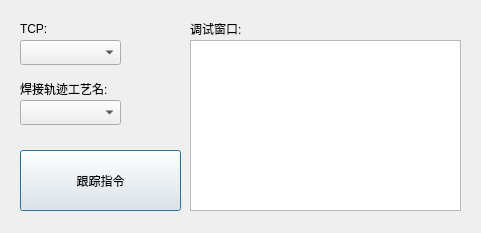
<?xml version="1.0" encoding="UTF-8"?>
<ui version="4.0">
 <class>keytracingDlg</class>
 <widget class="QDialog" name="keytracingDlg">
  <property name="geometry">
   <rect>
    <x>0</x>
    <y>0</y>
    <width>481</width>
    <height>233</height>
   </rect>
  </property>
  <property name="windowTitle">
   <string>Dialog</string>
  </property>
  <widget class="QComboBox" name="tracingtcpcombo">
   <property name="geometry">
    <rect>
     <x>20</x>
     <y>40</y>
     <width>101</width>
     <height>25</height>
    </rect>
   </property>
  </widget>
  <widget class="QLabel" name="label_2">
   <property name="geometry">
    <rect>
     <x>20</x>
     <y>20</y>
     <width>31</width>
     <height>17</height>
    </rect>
   </property>
   <property name="text">
    <string>TCP:</string>
   </property>
  </widget>
  <widget class="QComboBox" name="tracingfilenamecombo">
   <property name="geometry">
    <rect>
     <x>20</x>
     <y>100</y>
     <width>101</width>
     <height>25</height>
    </rect>
   </property>
  </widget>
  <widget class="QPushButton" name="pushButton">
   <property name="geometry">
    <rect>
     <x>20</x>
     <y>150</y>
     <width>161</width>
     <height>61</height>
    </rect>
   </property>
   <property name="text">
    <string>跟踪指令</string>
   </property>
  </widget>
  <widget class="QLabel" name="label_3">
   <property name="geometry">
    <rect>
     <x>20</x>
     <y>80</y>
     <width>121</width>
     <height>17</height>
    </rect>
   </property>
   <property name="text">
    <string>焊接轨迹工艺名:</string>
   </property>
  </widget>
  <widget class="QLabel" name="label">
   <property name="geometry">
    <rect>
     <x>190</x>
     <y>20</y>
     <width>67</width>
     <height>17</height>
    </rect>
   </property>
   <property name="text">
    <string>调试窗口:</string>
   </property>
  </widget>
  <widget class="QTextBrowser" name="record">
   <property name="geometry">
    <rect>
     <x>190</x>
     <y>40</y>
     <width>271</width>
     <height>171</height>
    </rect>
   </property>
  </widget>
 </widget>
 <resources/>
 <connections/>
</ui>
